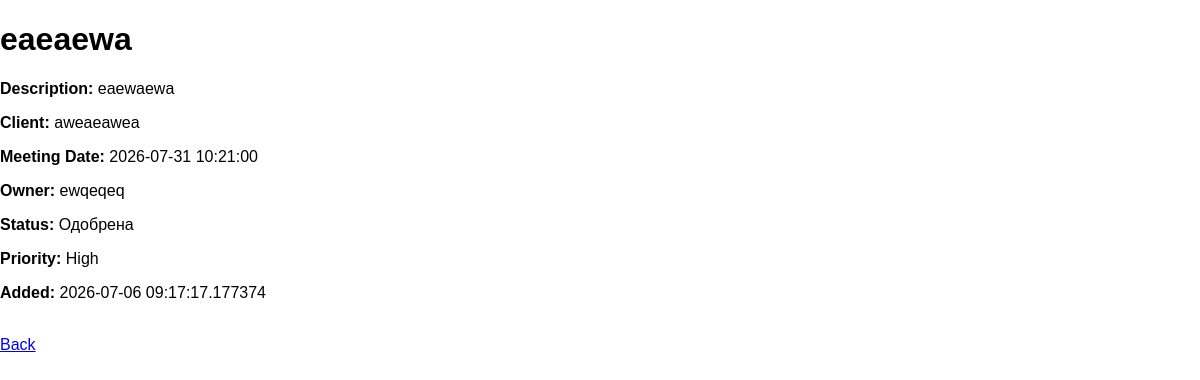
The app's page /idea/2 with its own data.
### Omnilinx.py (models this page shows, shortened)
class Todo(db.Model):
    id = db.Column(db.Integer, primary_key=True)
    title = db.Column(db.String(100), nullable=False)
    description = db.Column(db.String(200), nullable=False)
    client = db.Column(db.String(100), nullable=False)
    meeting_date = db.Column(db.DateTime, nullable=False)
    owner = db.Column(db.String(100), nullable=False)
    status = db.Column(db.String(30), nullable=False, default='Not Started')
    priority = db.Column(db.String(30), nullable=False, default='Low')
    date_created = db.Column(db.DateTime, default=datetime.utcnow)
    unique_id = db.Column(db.Integer, unique=True, nullable=False)

### Omnilinx.py (the view)
@app.route('/idea/<int:id>')
def idea_details(id):
    idea = Todo.query.get_or_404(id)
    return render_template('idea_details.html', idea=idea)

### templates/idea_details.html
{% extends 'base.html' %}
{% block body %}
<h1>{{ idea.title }}</h1>
<p><strong>Description:</strong> {{ idea.description }}</p>
<p><strong>Client:</strong> {{ idea.client }}</p>
<p><strong>Meeting Date:</strong> {{ idea.meeting_date }}</p>
<p><strong>Owner:</strong> {{ idea.owner }}</p>
<p><strong>Status:</strong> {{ idea.status }}</p>
<p><strong>Priority:</strong> {{ idea.priority }}</p>
<p><strong>Added:</strong> {{ idea.date_created }}</p>
<br>
<a href="{{ url_for('index') }}">Back</a>
{% endblock %}

### static/main.css (style rules this page uses)
body { margin: 0; font-family: sans-serif }

### records on screen
Todo: title "eaeaewa", description "eaewaewa", client "aweaeawea", meeting_date "2026-07-31 10:21:00", owner "ewqeqeq", status "Одобрена", priority "High", date_created "2026-07-06 09:17:17.177374"
